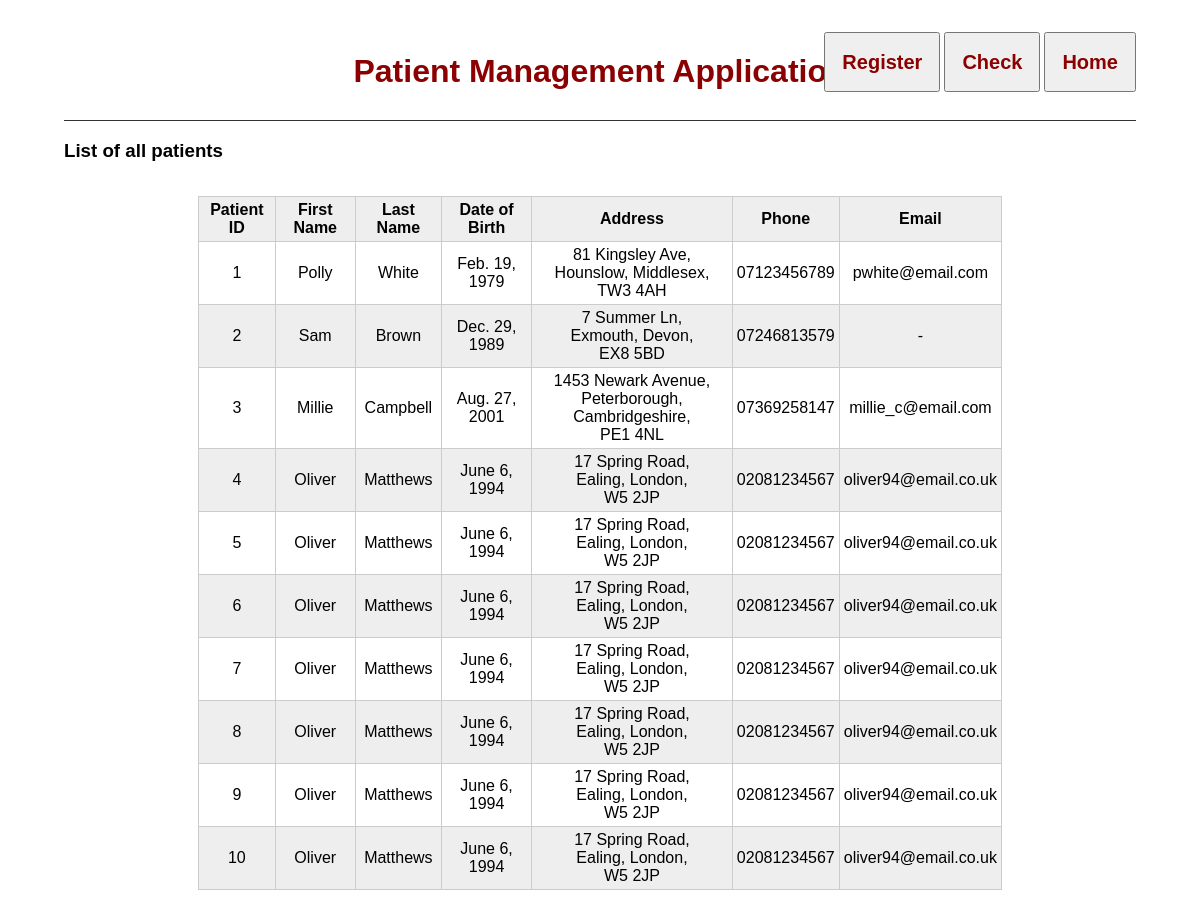
Page /commoninfo/ on the earlier database version.
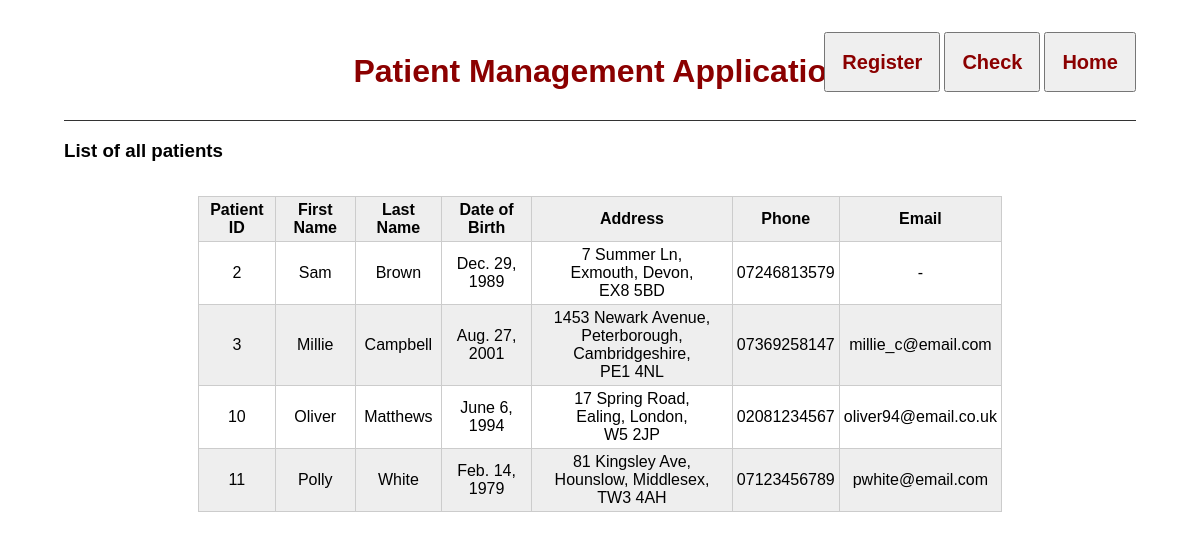
Same page on the later database version.
### commoninfo/models.py (models this page shows, shortened)
class Patient(models.Model):
    unique_id = models.AutoField(unique=True, primary_key=True)
    first_name = models.CharField(max_length=100, validators=[letters])
    last_name = models.CharField(max_length=100, validators=[letters])
    date_of_birth = models.DateField(validators=[validate_birthyear], help_text="(YYYY-MM-DD)")
    street = models.CharField(max_length=40, default="")
    city = models.CharField(max_length=20, validators=[letters])
    state = models.CharField(max_length=20, validators=[letters], null=True, blank=True)
    postcode = models.CharField(max_length=8)
    phone = models.CharField(max_length=14, validators=[nums])
    email = models.EmailField(max_length=50, null=True, blank=True)
    class Meta:
        ordering = ['unique_id', 'first_name', 'last_name', 'date_of_birth', 'street', 'postcode', 'phone', 'email']

### commoninfo/views.py (the view)
# urls.py: path('', views.index, name='index'),
def index(request):
    context = { 'patients': Patient.objects.all() }
    return render(request, 'commoninfo/index.html', context)

### commoninfo/templates/commoninfo/index.html
{% extends "commoninfo/base.html" %}
{% block content %}
<h3>List of all patients</h3>
<table>
    <table class="patientTable">
    <tr>
        <th>Patient ID</th>
        <th>First Name</th>
        <th>Last Name</th>
        <th>Date of Birth</th>
        <th>Address</th>
        <th>Phone</th>
        <th>Email</th>
    </tr>
    {% for patient in patients %}
    <tr>
        <td>{{ patient.unique_id }}</td>
        <td>{{ patient.first_name }}</td>
        <td>{{ patient.last_name }}</td>
        <td>{{ patient.date_of_birth }}</td>
        <td>
            {{ patient.street }},
            <br>
            {{ patient.city }},
            {% if patient.state is None %}
            {% else %}
            {{ patient.state }},
            {% endif %}
            <br>
            {{ patient.postcode }}
        </td>
        <td>{{ patient.phone }}</td>
        <td>
            {% if patient.email is None %}
            -
            {% else %}
            {{ patient.email }}
            {% endif %}
        </td>
    </tr>
    {% endfor %}
</table>
{% endblock %}

### commoninfo/templates/commoninfo/base.html (shortened to what this page needs)
{% load static %}
<!DOCTYPE html>
<html lang="en">
<head>
    <link rel="stylesheet" type="text/css" href="{% static 'css/style.css' %}">
</head>
<body>
    <div class="container">
        <div class="row justify-content-center">
            <div class="col-8 nav">
                <h1 class="mt-2">Patient Management Application</h1>
                <div class="buttons">
                    <a href="{% url 'add' %}">
                        <button type="button" class="navBtn">
                            <h2>Register</h2>
                        </button>
                    </a>
                    <a href="{% url 'fetch' %}">
                        <button type="button" class="navBtn">
                            <h2>Check</h2>
                        </button>
                    </a>
                    <a href="{% url 'index' %}">
                        <button type="button" class="navBtn">
                            <h2>Home</h2>
                        </button>
                    </a>
                </div>
            </div>
            <hr>
            {% block content %}
            {% endblock %}
        </div>
    </div>
</body>
</html>

### commoninfo/static/css/style.css (style rules this page uses)
html, body { margin: 1em 2em; }
h1, h3, span, footer { font-family: Arial, Helvetica, sans-serif; }
h1 { color: darkred; }
footer, th, td { text-align: center; }
hr { border: none; height: 1px; background-color: #333; }
.nav { display: flex; justify-content: center; position: relative; }
h1 { text-align: center; }
.buttons { text-decoration: none; position: absolute; right: 0; }
a { display: inline-block; }
.navBtn { padding: 0 1rem; font-family: Arial, Helvetica, sans-serif; width: 100%; text-align: center; cursor: pointer; color: darkred; font-weight: bold; }
.patientTable { font-family: Arial, Helvetica, sans-serif; border-collapse: collapse; width: 75%; margin: 1rem auto; }
.patientTable th, .patientTable td { padding: 0.25rem; border: 1px solid #ccc; }
.patientTable tbody tr:nth-child(odd) { background: #eee; }

Differences in the rows shown:
removed Patient: unique_id "1", first_name "Polly", last_name "White", date_of_birth "Feb. 19, 1979", street "81 Kingsley Ave", city "Hounslow", state "Middlesex", postcode "TW3 4AH", phone "07123456789", email "pwhite@email.com"
removed Patient: unique_id "4", first_name "Oliver", last_name "Matthews", date_of_birth "June 6, 1994", street "17 Spring Road", city "Ealing", state "London", postcode "W5 2JP", phone "02081234567", email "oliver94@email.co.uk"
removed Patient: unique_id "5", first_name "Oliver", last_name "Matthews", date_of_birth "June 6, 1994", street "17 Spring Road", city "Ealing", state "London", postcode "W5 2JP", phone "02081234567", email "oliver94@email.co.uk"
removed Patient: unique_id "6", first_name "Oliver", last_name "Matthews", date_of_birth "June 6, 1994", street "17 Spring Road", city "Ealing", state "London", postcode "W5 2JP", phone "02081234567", email "oliver94@email.co.uk"
removed Patient: unique_id "7", first_name "Oliver", last_name "Matthews", date_of_birth "June 6, 1994", street "17 Spring Road", city "Ealing", state "London", postcode "W5 2JP", phone "02081234567", email "oliver94@email.co.uk"
removed Patient: unique_id "8", first_name "Oliver", last_name "Matthews", date_of_birth "June 6, 1994", street "17 Spring Road", city "Ealing", state "London", postcode "W5 2JP", phone "02081234567", email "oliver94@email.co.uk"
removed Patient: unique_id "9", first_name "Oliver", last_name "Matthews", date_of_birth "June 6, 1994", street "17 Spring Road", city "Ealing", state "London", postcode "W5 2JP", phone "02081234567", email "oliver94@email.co.uk"
added Patient: unique_id "11", first_name "Polly", last_name "White", date_of_birth "Feb. 14, 1979", street "81 Kingsley Ave", city "Hounslow", state "Middlesex", postcode "TW3 4AH", phone "07123456789", email "pwhite@email.com"
